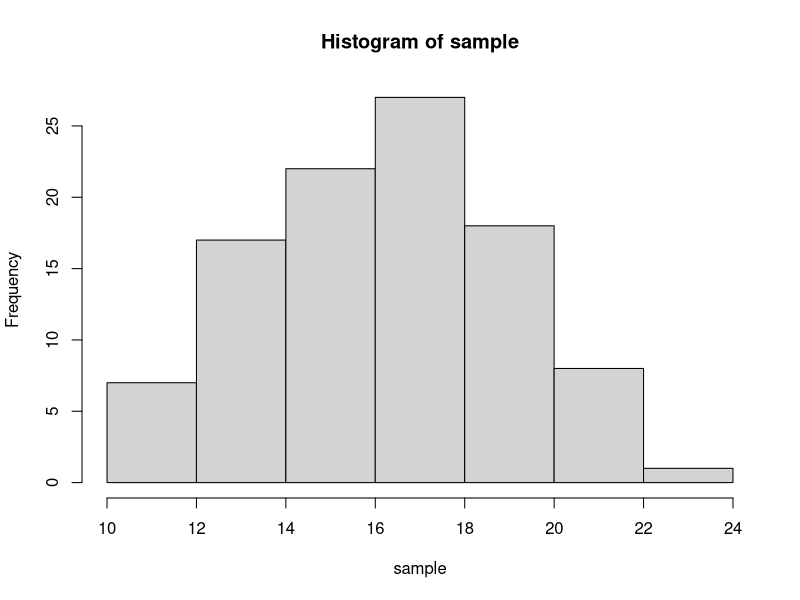
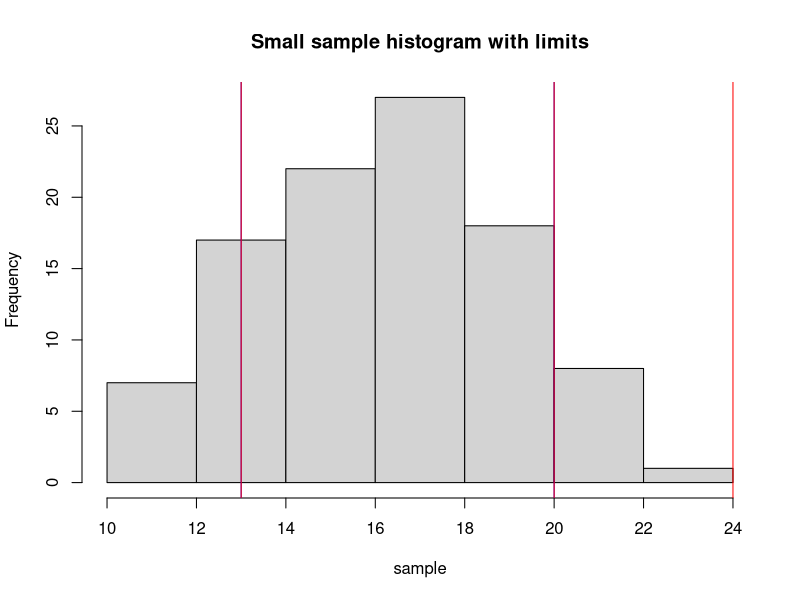
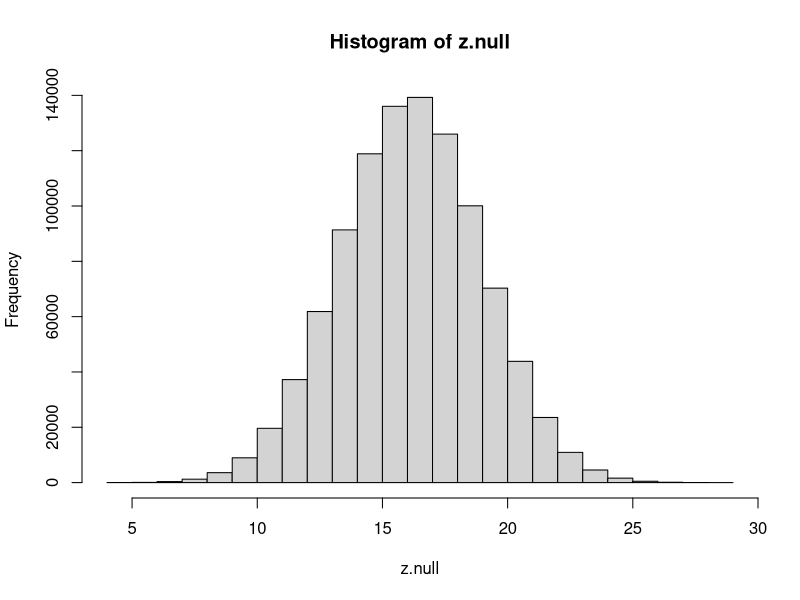
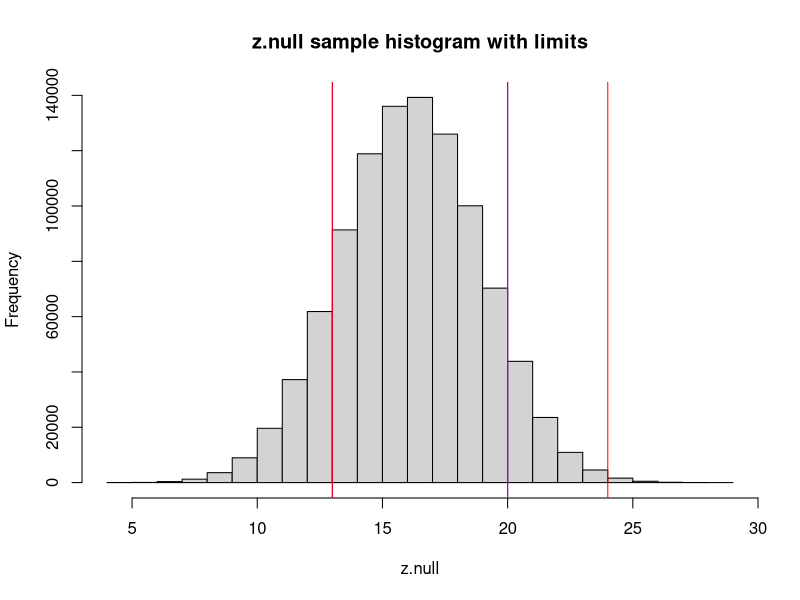
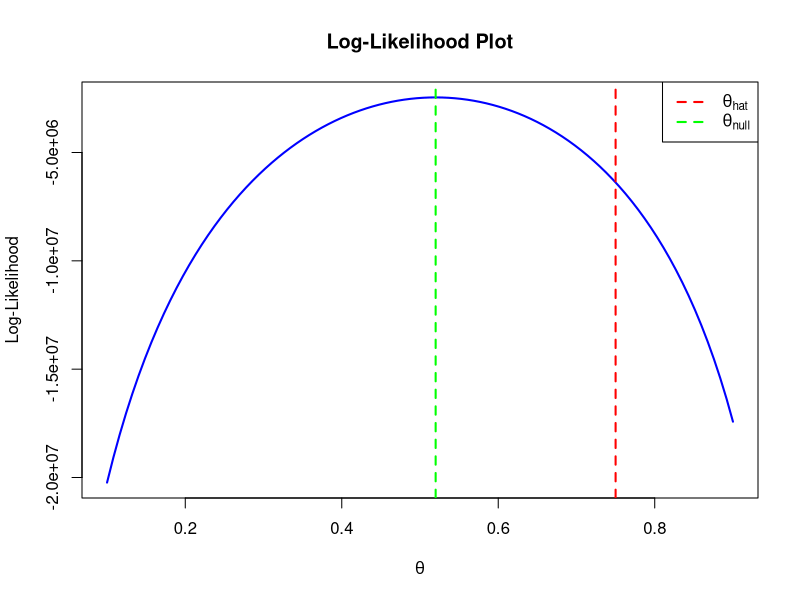

R code for these plots, in order:
## ---- chunk 1

sample <- rbinom(100, 32, 0.52)
hist(sample)
dead <- 24

num.sll <- quantile(sample, 0.1)
num.sul <- quantile(sample, 0.9)

theory.sll <- qbinom(0.1, 32, 0.52)
theory.sul <- qbinom(0.9, 32, 0.52)


hist(sample, main = "Small sample histogram with limits")
abline(v = num.sul, col="blue")
abline(v=num.sll, col="blue")
abline(v = theory.sul, col="red")
abline(v=theory.sll, col="red")
abline(v= dead, col="red")

dead <- 24
above.dead <- sum(sample >= dead)


z.null <- rbinom(1e6, 32, 0.52)
hist(z.null)

num.zll <- quantile(z.null, 0.1)
num.zul <- quantile(z.null, 0.9)

theory.zll <- qbinom(0.1, 32, 0.52)
theory.zul <- qbinom(0.9, 32, 0.52)


hist(z.null, main = "z.null sample histogram with limits")
abline(v= num.zul, col="blue")
abline(v=num.zll, col="blue")
abline(v = theory.zul, col="red")
abline(v=theory.zll, col="red")
abline(v= dead, col="red")


above.deadz <- sum(z.null >= dead)


## ---- chunk 2
#rounding error? 
probability <- 1 - pbinom(dead - 1, 1e6, 0.52)

## ---- chunk 3

log_likelihood <- function(theta, x, n) {
  sum(dbinom(x, n, theta, log = TRUE))
}

#theta null/ one from the question
theta_null <- 0.52

# theta hat from the question
theta_hat <- 0.75

#getting theta
theta_values <- seq(0.1, 0.9, length.out = 100)

#log like
log.likelihood.values <- sapply(theta_values, log_likelihood, z.null, 32)


#plot the above information
plot(theta_values, log.likelihood.values, type = "l", col = "blue", lwd = 2,
     main = "Log-Likelihood Plot", xlab = expression(theta), ylab = "Log-Likelihood")
abline(v = theta_hat, col = "red", lwd = 2, lty = 2)
abline(v = theta_null, col = "green", lwd = 2, lty = 2)
legend("topright", legend = c(expression(theta[hat]), expression(theta[null])),
       col = c("red", "green"), lty = 2, lwd = 2)



## ---- chunk 4
# Significance levels from the question
alpha_values <- c(0.05, 0.01, 0.001)

# Calculate critical values for chi-squared distribution with 1 degree of freedom for each alpha
critical_values <- sapply(alpha_values, function(alpha) qchisq(1 - alpha, df = 1))

# Print the critical values
names(critical_values) <- alpha_values
print(critical_values)

## ---- chunk 5

## Null first
# info given in the question
n <- 32
theta_null <- 0.52
theta_hat <- 0.75

# Calculate Fisher Information at theta_null
fisher_information_null <- n / (theta_null * (1 - theta_null))

# Calculate the variance of theta_hat using Fisher Information at theta_null
var_theta_hat_null <- 1 / fisher_information_null

# Calculate the Wald statistic
wald_statistic_null <- (theta_hat - theta_null)^2 / var_theta_hat_null

# Calculate the p-value
p_value_null <- 1 - pchisq(wald_statistic_null, df = 1)

# Print the results
cat("Using Fisher Information at theta_null (0.52):\n")
cat("Fisher Information:", fisher_information_null, "\n")
cat("Wald Statistic:", wald_statistic_null, "\n")
cat("p-value:", p_value_null, "\n")


## now to do theta hat / MLE

fisher_information_hat <- n / (theta_hat * (1 - theta_hat))

# Calculate the variance of theta_hat using Fisher Information at theta_hat
var_theta_hat_hat <- 1 / fisher_information_hat

# Calculate the Wald statistic
wald_statistic_hat <- (theta_hat - theta_null)^2 / var_theta_hat_hat

# Calculate the p-value
p_value_hat <- 1 - pchisq(wald_statistic_hat, df = 1)

# Print the results
cat("Using Fisher Information at theta_hat (0.75):\n")
cat("Fisher Information:", fisher_information_hat, "\n")
cat("Wald Statistic:", wald_statistic_hat, "\n")
cat("p-value:", p_value_hat, "\n")


## ---- chunk 6

## NUll first

# Calculate the Score statistic
score_statistic_null <- (theta_hat - theta_null) / sqrt(var_theta_hat_null)

# Calculate the p-value for the Score statistic
p_value_score_null <- 2 * (1 - pnorm(abs(score_statistic_null)))

## Theta hat

# Calculate the Score statistic
score_statistic_hat <- (theta_hat - theta_null) / sqrt(var_theta_hat_hat)

# Calculate the p-value for the Score statistic
p_value_score_hat <- 2 * (1 - pnorm(abs(score_statistic_hat)))

# Print the results
cat("Using Fisher Information at theta_null (0.52):\n")
cat("Score Statistic:", score_statistic_null, "\n")
cat("p-value:", p_value_score_null, "\n")
cat("Using Fisher Information at theta_hat (0.75):\n")
cat("Score Statistic:", score_statistic_hat, "\n")
cat("p-value:", p_value_score_hat, "\n")
## ---- chunk 7

#FIXME

log_likelihood_null <- sum(dbinom(sample, n, theta_null, log = TRUE))

# Calculate the log-likelihood under the alternative hypothesis
log_likelihood_hat <- sum(dbinom(sample, n, theta_hat, log = TRUE))

# Calculate the LRT statistic
lrt_statistic <- -2 * (log_likelihood_null - log_likelihood_hat)

# Calculate the p-value
p_value_lrt <- 1 - pchisq(lrt_statistic, df = 1)

# Print the results
cat("Log-Likelihood under null hypothesis:", log_likelihood_null, "\n")
cat("Log-Likelihood under alternative hypothesis:", log_likelihood_hat, "\n")
cat("LRT Statistic:", lrt_statistic, "\n")
cat("p-value:", p_value_lrt, "\n")


## ---- chunk 8

y <- c(3,4,3,5,9,2,2,9,4,8)

mice.null <- 4.5
mice.mle <- 5.2

# Calculate the standard error 
standard.error <- sqrt(mice.mle)

# Calculate the Wald statistic (Twald)
T_wald <- (mice.mle - mice.null) / standard.error

# Calculate the p-value associated with the Wald statistic
p_value <- 2 * (1 - pnorm(abs(T_wald)))

# Fishers Information
FI <- 10/mice.mle

# Output the results
T_wald
p_value
FI

## ---- chunk 9
# Calculate the score function using null
U_theta <- (sum(y) - length(y) * mice.null) / mice.null

# Fisher information from question above

# Calculate the score statistic (Tscore)
T_score <- U_theta / sqrt(FI)

# Calculate the p-value associated with the score statistic
p_value <- 2 * (1 - pnorm(abs(T_score)))

# Output the results
theta_hat
T_score
p_value
## ---- chunk 10

# Calculate the log-likelihood under the null hypothesis
log.like.mice.null <- sum(dpois(y, lambda = mice.null, log = TRUE))

# Calculate the log-likelihood under the alternative hypothesis
log.lice.mice.alt <- sum(dpois(y, lambda = mice.mle, log = TRUE))

# Calculate the likelihood ratio test statistic (TLR)
T_LR <- -2 * (log.like.mice.null - log.lice.mice.alt)

# Calculate the p-value associated with the likelihood ratio test statistic
p_value <- pchisq(T_LR, df = 1, lower.tail = FALSE)

# Output the results
theta_hat
T_LR
p_value

